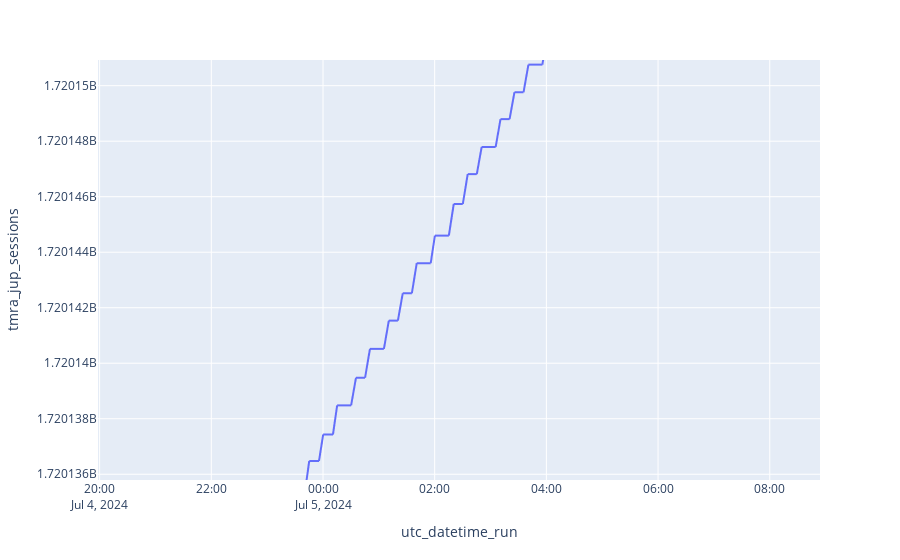

The cell this chart's notebook holds for it:
### Code cell
px.line(df, x='utc_datetime_run', y='tmra_sess')

### Figure 1 — Plotly figure (JSON) as saved in the notebook; plotly's stock layout.template omitted (floating-point values rounded to 4 significant figures; data arrays with more than 128 entries replaced by an {"elided": "..."} marker saying what was removed)
{"data": [{"hovertemplate": "utc_datetime_run=%{x}<br>tmra_jup_sessions=%{y}<extra></extra>", "legendgroup": "", "line": {"color": "#636efa", "dash": "solid"}, "marker": {"symbol": "circle"}, "mode": "lines", "name": "", "showlegend": false, "type": "scattergl", "x": {"elided": "1001 str values"}, "xaxis": "x", "y": {"elided": "1001 int values"}, "yaxis": "y"}], "layout": {"autosize": true, "legend": {"tracegroupgap": 0}, "margin": {"t": 60}, "xaxis": {"anchor": "y", "autorange": false, "domain": [0, 1], "range": ["2024-07-04 19:58:15.5421", "2024-07-05 08:53:59.511"], "showspikes": false, "title": {"text": "utc_datetime_run"}, "type": "date"}, "yaxis": {"anchor": "x", "autorange": false, "domain": [0, 1], "range": [1720000000.0, 1720000000.0], "showspikes": false, "title": {"text": "tmra_jup_sessions"}, "type": "linear"}}}
